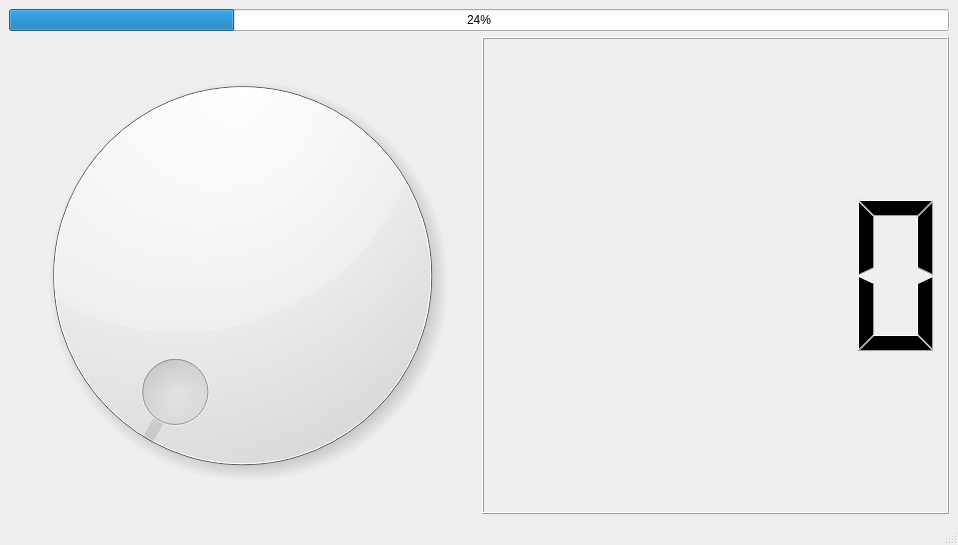
<?xml version="1.0" encoding="UTF-8"?>
<ui version="4.0">
 <class>MainWindow</class>
 <widget class="QMainWindow" name="MainWindow">
  <property name="geometry">
   <rect>
    <x>0</x>
    <y>0</y>
    <width>958</width>
    <height>545</height>
   </rect>
  </property>
  <property name="windowTitle">
   <string>MainWindow</string>
  </property>
  <widget class="QWidget" name="centralwidget">
   <property name="mouseTracking">
    <bool>false</bool>
   </property>
   <property name="tabletTracking">
    <bool>false</bool>
   </property>
   <layout class="QGridLayout" name="gridLayout_2">
    <item row="0" column="0">
     <layout class="QVBoxLayout" name="verticalLayout_3">
      <item>
       <widget class="QProgressBar" name="progressBar">
        <property name="value">
         <number>24</number>
        </property>
       </widget>
      </item>
      <item>
       <layout class="QHBoxLayout" name="horizontalLayout">
        <item>
         <widget class="QDial" name="dial"/>
        </item>
        <item>
         <widget class="QLCDNumber" name="lcdNumber"/>
        </item>
       </layout>
      </item>
     </layout>
    </item>
   </layout>
  </widget>
  <widget class="QMenuBar" name="menubar">
   <property name="geometry">
    <rect>
     <x>0</x>
     <y>0</y>
     <width>958</width>
     <height>21</height>
    </rect>
   </property>
  </widget>
  <widget class="QStatusBar" name="statusbar"/>
 </widget>
 <resources/>
 <connections/>
</ui>
